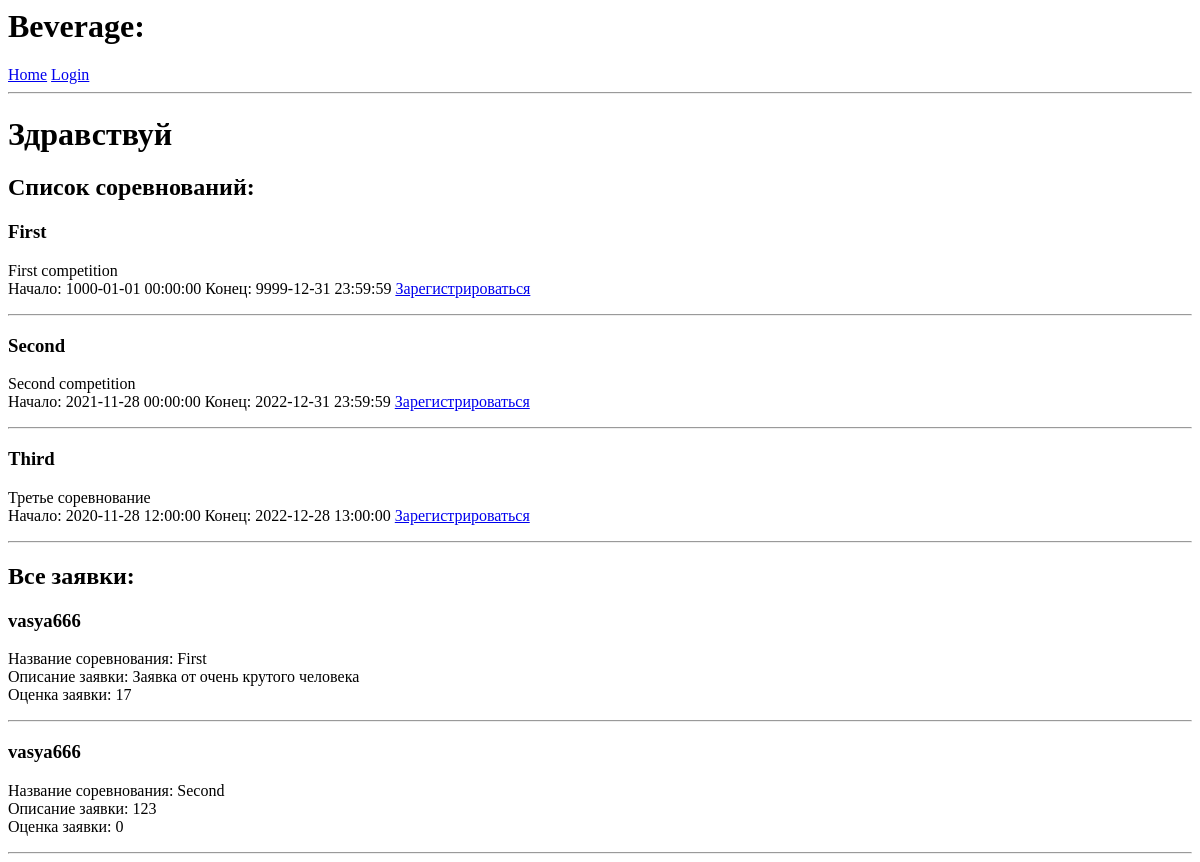
The page /index on the database as committed earlier.
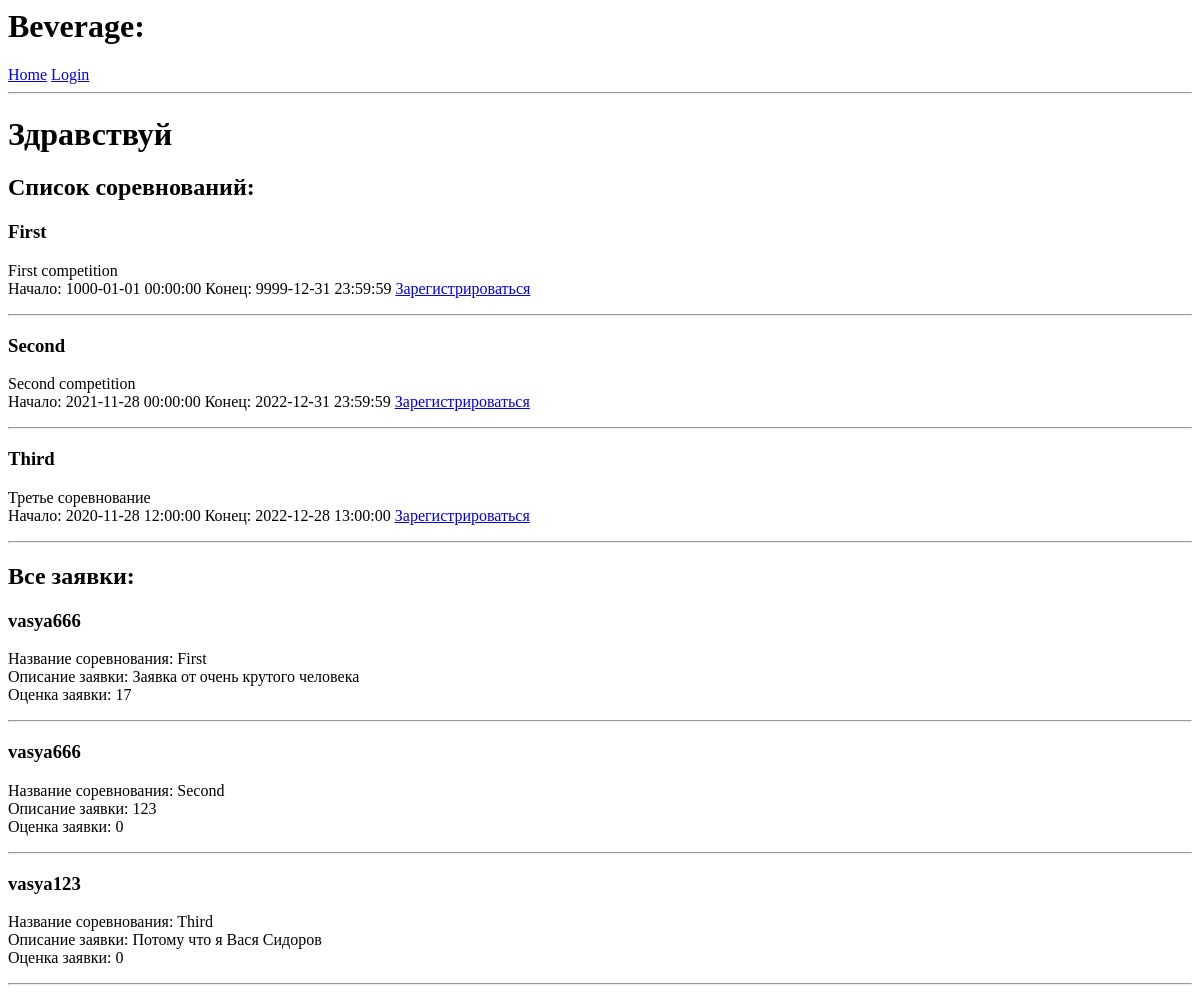
The same page on the database as committed later.
### app/models.py (models this page shows, shortened)
class Competition(db.Model):
    id = db.Column(db.Integer, primary_key=True)
    name = db.Column(db.String(64), index=True) # Имя
    description = db.Column(db.String(256)) # Описание соревнования
    city = db.Column(db.String(64),index=True) # Город
    applications = db.relationship('Application', backref='competition', lazy='dynamic')
    start_date = db.Column(db.DateTime, index = True)
    end_date = db.Column(db.DateTime, index = True)

class Application(db.Model):
    id = db.Column(db.Integer, primary_key=True)
    description = db.Column(db.String(256)) # Описание соревнования
    rating = db.Column(db.Integer, default = 0) # Выставленные баллы за заявку
    participant_id = db.Column(db.Integer, db.ForeignKey('participant.id'))
    competition_id = db.Column(db.Integer, db.ForeignKey('competition.id'))

class Participant(db.Model, UserMixin):
    id = db.Column(db.Integer, primary_key=True)
    name = db.Column(db.String(64)) # Имя
    surname = db.Column(db.String(64)) # Фамилия
    patronymic = db.Column(db.String(64)) # Отчество
    city = db.Column(db.String(64),index=True) # Город
    description = db.Column(db.String(256)) # Описание-биография
    gender = db.Column(db.Boolean()) # True - male, False - female
    applications = db.relationship('Application', backref='author', lazy='dynamic')
    username = db.Column(db.String(64), index=True, unique=True) # логин
    password_hash = db.Column(db.String(128)) # Пароль в виде хеша

### app/routes.py (the view)
@app.route('/')
@app.route('/index')
def index():
    applications = Application.query.all()
    competitions = Competition.query.all()
    return render_template('index.html',
                            title='Home',
                            applications = applications,
                            competitions = competitions)

### app/templates/index.html (shortened to what this page needs)
{% extends "base.html" %}
{% block content %}
        {% if current_user.is_anonymous %}
        <h1>Здравствуй</h1>
        {% else %}
        <h1>Здравствуй, {{ current_user.name }} {{current_user.surname}}!</h1>
        {% endif %}
        <h2>Список соревнований:</h2>
        {% for competition in competitions %}
        <div>
                <p>
                        <h3> {{ competition.name }} </h3>
                        {{ competition.description }} <br>
                        Начало: {{competition.start_date}} Конец: {{competition.end_date}}
                        <a href="{{ url_for('create_application', competition_id=competition.id) }}">Зарегистрироваться</a>
                </p>
                <hr>
        </div>
        {% endfor %}
        <h2>Все заявки:</h2>
        {% for application in applications %}
        <div>
                <p>
                        <h3>{{ application.author.username }}</h3>
                        Название соревнования: {{ application.competition.name }} <br>
                        Описание заявки: {{ application.description }} <br>
                        Оценка заявки: {{ application.rating}}
                </p>
                <hr>
        </div>
        {% endfor %}
{% endblock %}

Rows that differ between the two databases and show on the page:
added Application: author.username "vasya123", competition.name "Third", description "Потому что я Вася Сидоров", rating "0"
